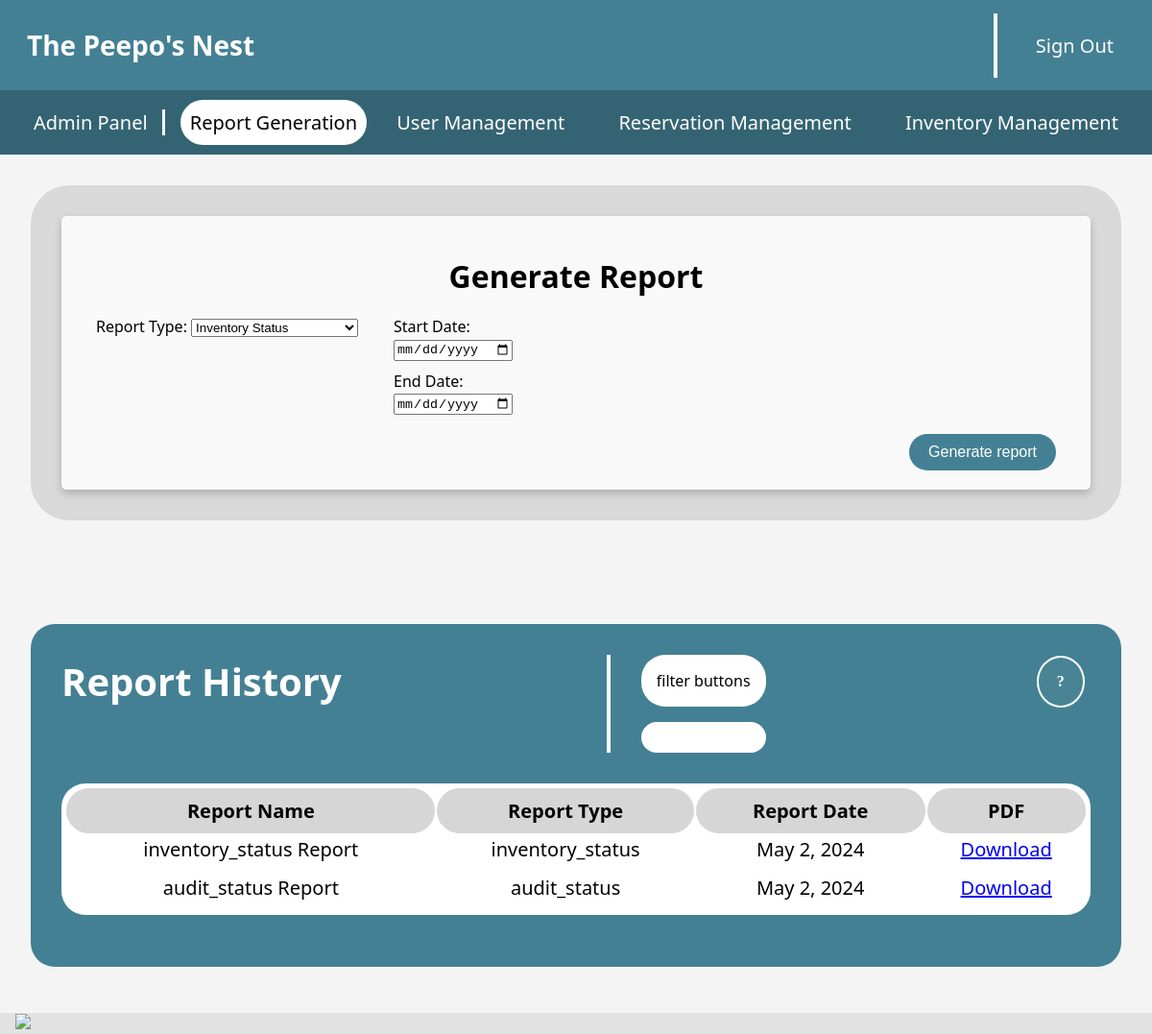
Page /report/reportmanagement on the committed database.
### report_management/models.py (models this page shows, shortened)
class Report(models.Model):
    name = models.CharField(max_length=200, default='Default Report Name')
    report_type = models.CharField(max_length=100, verbose_name="Report Type", null=True)
    date_created = models.DateField(default=now)  # 'now' without parentheses
    pdf = models.FileField(upload_to='reports/', verbose_name="PDF File")

### report_management/views.py (the view)
# urls.py: path('reportmanagement', views.report_manager, name="reportmanagement"),
def report_manager(request):
    reports = Report.objects.all()  # Fetch all equipment items from the database
    return render(request, 'report_management/reportmanagement.html', {'reports': reports})

### report_management/templates/report_management/reportmanagement.html (shortened to what this page needs)
{% load static %}
<!DOCTYPE html>
<html lang="en">
    <head>
        <link rel="stylesheet" href="{% static 'navbarFooter.css' %}">
        <link rel="stylesheet" href="{% static 'greyBoxTable.css' %}">
        <link rel="stylesheet" href="{% static 'blueBoxTable.css' %}">
        <link rel="stylesheet" href="{% static 'accordian.css' %}">
        <link rel="stylesheet" href="{% static 'popUp.css' %}">
        <link rel="stylesheet" href="{% static 'reportgen.css' %}">
    </head>
    <body>
        <div class="navbar">
            <ul>
                <li class="title"><a href="{% url 'home' %}">The Peepo's Nest</a></li>
            </ul>
            <ul class="user-info">
                <li>
                    <a href="{% url 'logout' %}">Sign Out</a>
                </li>
                <li><a href="{% url 'userprofile' %}">{{ user.username }}</a></li>
            </ul>
        </div>
        <div class="admin-nav">
            <ul class="adminNav-links">
                <li>Admin Panel</li>
                <li  class="active">Report Generation</li>
                <li><a href="/admin/authentication_app/customuser/">User Management</a></li>
                <li><a href="{% url 'reservation_management' %}">Reservation Management</a></li>
                <li><a href="{% url 'inventorymanagement' %}">Inventory Management</a></li>
            </ul>
        </div>
        <div class="plainMainPanel">
            <div class="report-generation-container">
                <h1>Generate Report</h1>
                <form action="{% url 'generate_report' %}" method="post" class="report-form">
                    <div class="report-fields">
                        <div class="report-type-selector">
                            <label for="reportType">Report Type:</label>
                            <select name="report_type" id="reportType">
                                <option value="inventory_status">Inventory Status</option>
                            </select>
                        </div>
                        <div class="date-selectors">
                            <div class="report-date-selector">
                                <label for="startDate">Start Date:</label>
                                <input type="date" name="start_date" id="startDate">
                            </div>
                            <div class="report-date-selector">
                                <label for="endDate">End Date:</label>
                                <input type="date" name="end_date" id="endDate">
                            </div>
                        </div>
                    </div>
                    <div class="report-button-container">
                        <button type="submit" class="report-button">Generate report</button>
                    </div>
                </form>
            </div>
        </div>
        <br>
        <br>
        <div class="mainPanel">
            <div class="OuterBar">
                <div class="boxHeader">
                    <div>
                        <h2>Report History</h2>
                    </div>
                    <div class="deviceTotal">
                        <p class="rounded">filter buttons </p>
                        <p class="rounded"></p>
                    </div>
                    <div>
                        <button id="myRBtn"><b><p class="circleBtn">?</p></b></button>
                    </div>
                </div>
            </div>
            <div class="InnerPanel">
                <table class="accordion">
                    <tr>
                        <th>Report Name</th>
                        <th>Report Type</th>
                        <th>Report Date</th>
                        <th>PDF</th>
                    </tr>
                    {% for report in reports %}
                    <tr class="accordion-item">
                        <td><div class="cell-content">{{ report.name }}</div></td>
                        <td><div class="cell-content">{{ report.report_type }}</div></td>
                        <td><div class="cell-content">{{ report.date_created }}</div></td>
                        <td><div class="cell-content"><a href="/report{{ report.pdf.url }}" download="{{ report.pdf.name }}">Download</a></div></td>
                    </tr>
                    {% endfor %}
                </table>
            </div>
            <br>
        </div>
        <div class="unibanner">
            <img src="https://static.yuna.potential.ly/public/open/5e273a2a85dc09000100c61c/westminster-logo.png">
        </div>
    </body>
</html>

### report_management/static/navbarFooter.css (style rules this page uses)
body { margin: 0; font-family: system-ui, -apple-system, BlinkMacSystemFont, 'Segoe UI', Roboto, Oxygen, Ubuntu, Cantarell, 'Open Sans', 'Helvetica Neue', sans-serif; background-color: #f4f4f4; }
.navbar { margin: 0; background-color: #448093; display: flex; justify-content: space-between; align-items: center; font-size: 20px; }
.navbar .title { font-size: 28px; font-weight: bold; }
.user-info a { margin-right: 1em; }
.user-info li:nth-child(1) { padding-left: 1em; border-left: .2em solid white; }
.navbar ul { list-style-type: none; margin: 0; padding: 0; overflow: hidden; }
.navbar li { float: right; display: flex; }
.navbar li a { display: block; color: white; text-align: center; padding: 1em 1em; text-decoration: none; }
.admin-nav { background-color: #346473; color: white; padding: 1em 1em; font-size: 20px; }
.admin-nav ul { list-style-type: none; padding: 0; margin: 0; display: flex; justify-content: space-between; }
.admin-nav ul li { padding: 0 15px; }
.admin-nav ul li:first-child, .top-bar ul:nth-child(2) li:first-child { border-right: 3px solid white; }
.admin-nav ul li a { text-decoration: none; color: white; display: block; text-align: center; }
.unibanner { background-color: rgb(226, 226, 226); margin-top: 3em; width:100%; }
.unibanner img { padding-left: 1em; }

### equipment_management/static/greyBoxTable.css (style rules this page uses)
.plainMainPanel { background-color: #D9D9D9; margin: 2em 2em; border-radius: 40px; padding: 2em; }

### equipment_management/static/blueBoxTable.css (style rules this page uses)
.mainPanel { background-color: #448093; margin: 2em 2em; border-radius: 25px; padding: 2em; }
.OuterBar { padding-bottom: 1em; width: 100%; }
.OuterBar h2 { text-align: left; font-size: 40px; color:white; margin: 0; }
.boxHeader { display: flex; flex-direction: row; align-items: flex-start; justify-content: space-between; height: 100%; padding-bottom: 1em; }
.boxHeader > div { width: auto; }
.deviceTotal { border-left: 4px solid white; padding-left: 2em; }
.deviceTotal p { background-color: white; border-radius: 25px; padding: 1em; margin: 0; }
.deviceTotal p + p { margin-top: 1em; }
.OuterBar button { background-color: transparent; border-style: none; }
.circleBtn { text-align: center; font-size: medium; font-family: "Merriweather", serif; background-color: #488494; padding: 1em 1.2em; width: fit-content; color: white; border: 2px solid rgb(255, 255, 255); border-radius: 50%; cursor: help; margin: 0; align-self: center; }
.InnerPanel { background-color: white; border-radius: 25px; }
.InnerPanel table { width: 100%; padding: .2em .2em; }
.InnerPanel table:first-child tr th { border-radius: 25px; color: black; padding: .5em; font-size: 20px; text-align: center; background-color: #D6D6D6; }
.InnerPanel table:nth-child(n+1) tr td { border-radius: 25px; color: black; padding-bottom: .5em; font-size: 20px; text-align: center; }

### equipment_management/static/accordian.css (style rules this page uses)
.accordion tr td { background-color: transparent; border: none; cursor: pointer; text-align: left; outline: none; }
form > div { display: flex; justify-content: space-between; align-items: center; flex-wrap: wrap; margin: 0 1em; }

### report_management/static/reportgen.css (style rules this page uses)
.report-generation-container { background-color: #f9f9f9; padding: 20px; border-radius: 5px; margin: auto; box-shadow: 0 4px 8px 0 rgba(0,0,0,0.2); transition: 0.3s; }
.report-generation-container h1 { text-align: center; margin-bottom: 20px; }
.report-form { display: flex; flex-direction: column; }
.report-fields { display: flex; justify-content: start; flex-wrap: wrap; align-items: flex-start; }
.report-type-selector { flex-basis: 30%; min-width: 150px; }
.date-selectors { display: flex; flex-direction: column; margin-left: 10px; flex-basis: 20%; min-width: 120px; }
.report-date-selector { margin-bottom: 10px; }
.report-button-container { flex-basis: 100%; display: flex; justify-content: flex-end; margin-top: 10px; }
.report-button-container .report-button { background-color: #448093; border: none; color: white; padding: 10px 20px; font-size: 16px; border-radius: 25px; cursor: pointer; white-space: nowrap; }

### report_management/templates/report_management/reportmanagement.html (style rules this page uses)
.admin-nav .adminNav-links li.active { padding: .5em; margin: -.5em; color: black; background-color: white; border-radius: 40px; }

### rows in the picture
Report: name "inventory_status Report", report_type "inventory_status", date_created "May 2, 2024"
Report: name "audit_status Report", report_type "audit_status", date_created "May 2, 2024"
